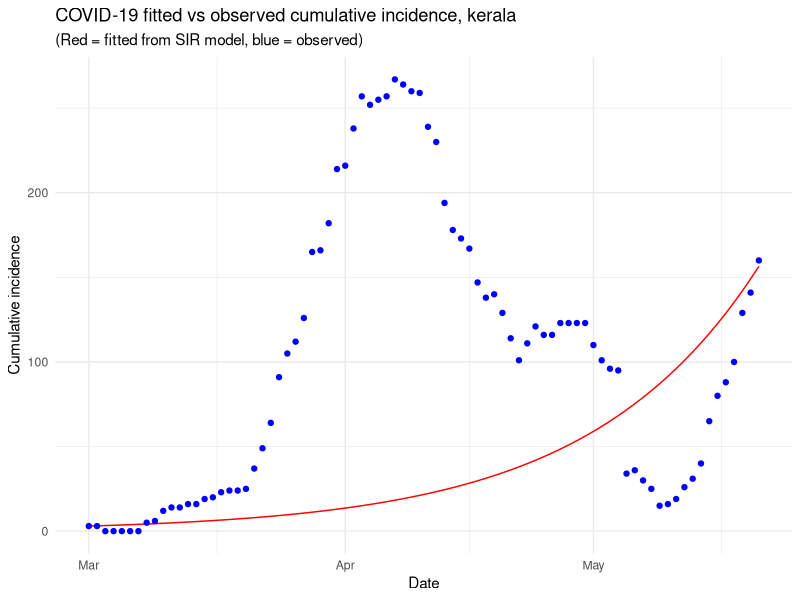
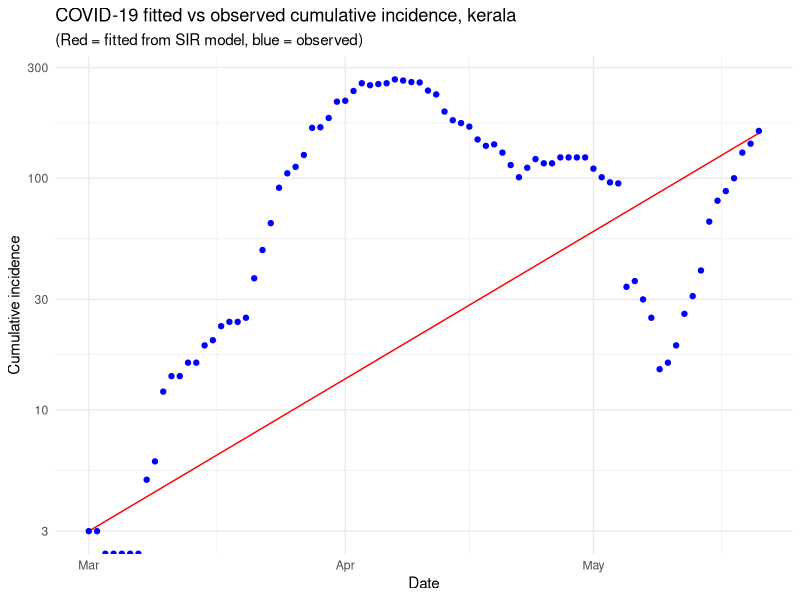
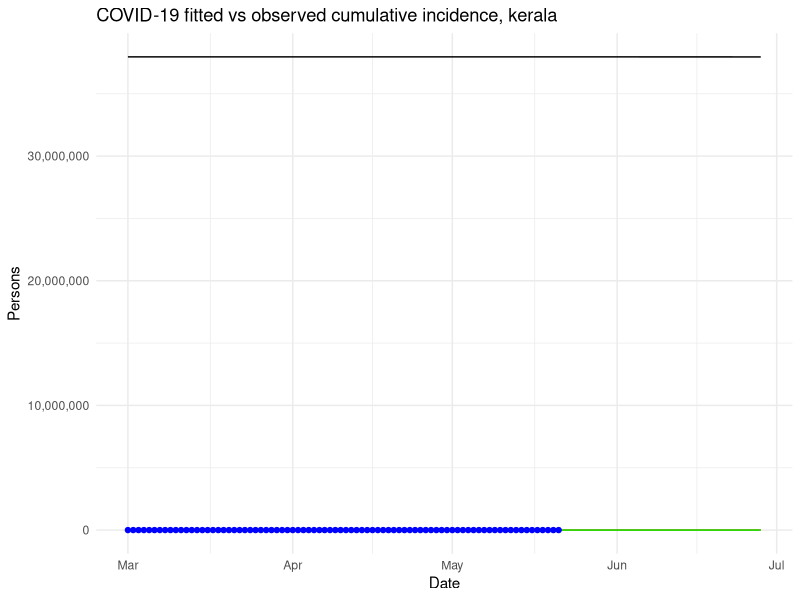
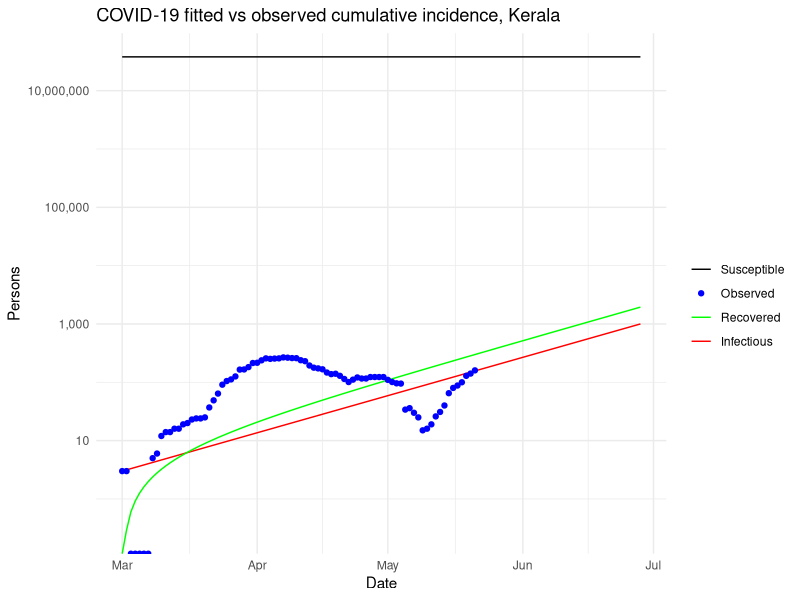

R code for these plots, in order:
### SIR model. THis is using kerala incidences for Covid-19. Input required is 
# cumulative incidence and total population. It calculates beta and gamma using ODE.
# it also calculate reproduction rate R0 that means how many people get affected from one person.
# the code also gives peak date and maximum people that will get infected. 

kerala <- read.table('Kerala_state_wise_SIR_times_data.csv', header=TRUE, sep=',')
kerala$Date <- as.Date(kerala$Date,format = "%m/%d/%y")
N <- 37961280 # total population
SIR <- function(time, state, parameters) {
  par <- as.list(c(state, parameters))
  with(par, {
    dS <- -beta * I * S / N
    dI <- beta * I * S / N - gamma * I
    dR <- gamma * I
    list(c(dS, dI, dR))
  })
}
library(deSolve)
library(lubridate)
sir_start_date <- "2020-03-01"
sir_end_date <- "2020-05-21"                              

Infected <- kerala$I
Day <- 1:(length(Infected))

# now specify initial values for N, S, I and R

init <- c(
  S = N - Infected[1],
  I = Infected[1],
  R = 0
)

RSS <- function(parameters) {
  names(parameters) <- c("beta", "gamma")
  out <- ode(y = init, times = Day, func = SIR, parms = parameters)
  fit <- out[, 3]
  sum((Infected - fit)^2)
}

# now find the values of beta and gamma that give the
# smallest RSS, which represents the best fit to the data.
# Start with values of 0.5 for each, and constrain them to
# the interval 0 to 1.0


Opt <- optim(c(0.1, 0.1),
             RSS,
             method = "L-BFGS-B",
             lower = c(0, 0),
             upper = c(1, 1)
)

# check for convergence
Opt$message
#Convergence is confirmed. Now we can examine the fitted values for ββ and γγ:

Opt_par <- setNames(Opt$par, c("beta", "gamma"))
Opt_par
t <- 1:as.integer(ymd(sir_end_date) + 1 - ymd(sir_start_date))
fitted_cumulative_incidence <- data.frame(ode(
  y = init, times = t,
  func = SIR, parms = Opt_par
))

library(dplyr)
fitted_cumulative_incidence <- fitted_cumulative_incidence %>%
  mutate(
    Date = ymd(sir_start_date) + days(t - 1),
    cumulative_incident_cases = Infected
  )

# plot the data
library(ggplot2)
fitted_cumulative_incidence %>%
  ggplot(aes(x = Date)) +
  geom_line(aes(y = I), colour = "red") +
  geom_point(aes(y = cumulative_incident_cases), colour = "blue") +
  labs(
    y = "Cumulative incidence",
    title = "COVID-19 fitted vs observed cumulative incidence, kerala",
    subtitle = "(Red = fitted from SIR model, blue = observed)"
  ) +
  theme_minimal()

R0 <- as.numeric(Opt_par[1] / Opt_par[2])
# plot in log scale
fitted_cumulative_incidence %>%
  ggplot(aes(x = Date)) +
  geom_line(aes(y = I), colour = "red") +
  geom_point(aes(y = cumulative_incident_cases), colour = "blue") +
  labs(
    y = "Cumulative incidence",
    title = "COVID-19 fitted vs observed cumulative incidence, kerala",
    subtitle = "(Red = fitted from SIR model, blue = observed)"
  ) +
  theme_minimal() +
  scale_y_log10(labels = scales::comma)


# time in days for predictions
t <- 1:120

# get the fitted values from our SIR model
fitted_cumulative_incidence <- data.frame(ode(
  y = init, times = t,
  func = SIR, parms = Opt_par
))


# add a Date column and join the observed incidence data
fitted_cumulative_incidence <- fitted_cumulative_incidence %>%
  mutate(
    Date = ymd(sir_start_date) + days(t - 1),
    State = "Kerala",
    cumulative_incident_cases = c(Infected, rep(NA, length(t) - length(Infected)))
  )

# plot the data
fitted_cumulative_incidence %>%
  ggplot(aes(x = Date)) +
  geom_line(aes(y = I), colour = "red") +
  geom_line(aes(y = S), colour = "black") +
  geom_line(aes(y = R), colour = "green") +
  geom_point(aes(y = cumulative_incident_cases),
             colour = "blue"
  ) +
  scale_y_continuous(labels = scales::comma) +
  labs(y = "Persons", title = "COVID-19 fitted vs observed cumulative incidence, kerala") +
  scale_colour_manual(name = "", values = c(
    red = "red", black = "black",
    green = "green", blue = "blue"
  ), labels = c(
    "Susceptible",
    "Recovered", "Observed", "Infectious"
  )) +
  theme_minimal()


#The same graph in log scale for the y-axis and with a legend for better readability:
# plot the data
fitted_cumulative_incidence %>%
  ggplot(aes(x = Date)) +
  geom_line(aes(y = I, colour = "red")) +
  geom_line(aes(y = S, colour = "black")) +
  geom_line(aes(y = R, colour = "green")) +
  geom_point(aes(y = cumulative_incident_cases, colour = "blue")) +
  scale_y_log10(labels = scales::comma) +
  labs(
    y = "Persons",
    title = "COVID-19 fitted vs observed cumulative incidence, Kerala"
  ) +
  scale_colour_manual(
    name = "",
    values = c(red = "red", black = "black", green = "green", blue = "blue"),
    labels = c("Susceptible", "Observed", "Recovered", "Infectious")
  ) +
  theme_minimal()

#Other interesting statistics can be computed from the fit of our model. For example:
# the peak of the pandemic
#	the number of severe cases
#	the number of people in need of intensive care
#	the number of deaths
fit <- fitted_cumulative_incidence

# peak of pandemic
fit[fit$I == max(fit$I), c("Date", "I")]

# severe cases
max_infected <- max(fit$I)
# cases with need for intensive care
intensive_care_patient <- max_infected * 0.02 # assuming 2% infected people will need intensive care
# if we consider death rate as total death/total infected till May 21
death_rate = kerala$death_cum[dim(kerala)[1]]/kerala$confirmed_cum[dim(kerala)[1]]
total_death = max_infected * death_rate
